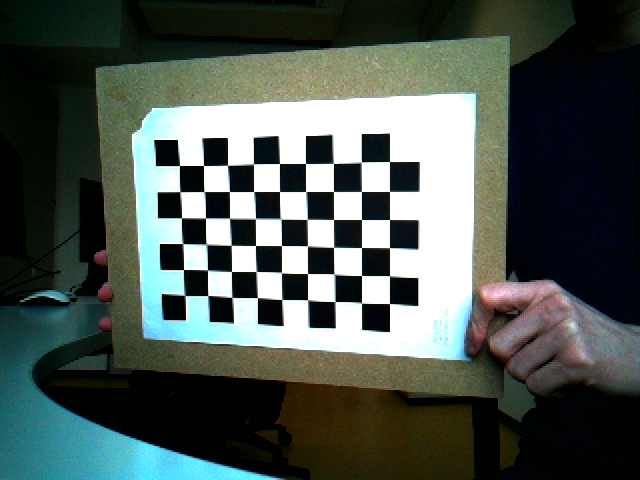
#> input picture calib/stereo_calib/pairs/left_01.png, 640 x 480 px; its folder holds only this picture in this run
$ python 4_lr-calibration.py
#> lines starting #> are read from the running program, lines starting #| are printed output that depends on the picture; after the words box and inside, x2 and y2 are one past the last pixel; in counts of white or black regions, pixels touching at a corner belong together
import cv2 as cv
import numpy as np
import glob

# Termination criteria
criteria = (cv.TERM_CRITERIA_EPS + cv.TERM_CRITERIA_MAX_ITER, 30, 0.001)
checkerboard_size = (6, 9)

# Prepare object points, like (0,0,0), (1,0,0), (2,0,0) ....,(6,5,0)
objp = np.zeros((checkerboard_size[0] * checkerboard_size[1], 3), np.float32)
objp[:, :2] = np.mgrid[0:checkerboard_size[0], 0:checkerboard_size[1]].T.reshape(-1, 2)

# Arrays to store object points and image points from all the images.
objpoints = []  # 3d point in real world space
imgpoints = []  # 2d points in image plane

images = glob.glob('./pairs/*.png')
for fname in images:
    if fname is None:
        print("No files to process.")
        break

    img = cv.imread(fname)
#> img is the input picture: shape (480, 640, 3); mean B, G, R 80.8, 86.5, 76.3
    gray = cv.cvtColor(img, cv.COLOR_BGR2GRAY)
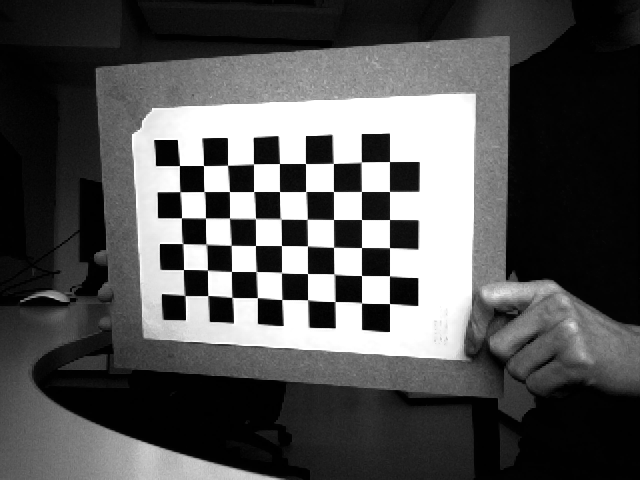
#> gray: shape (480, 640); min 0, max 255, mean 82.8

    # Find the chess board corners
    ret, corners = cv.findChessboardCorners(gray, checkerboard_size, None)
#> ret = True; corners = 54 rows, first 8: [185, 295.6], [183.5, 269.5], [182.9, 243.7], [181.5, 217.7], [179.9, 191.6], [179.5, 165.5], [207.7, 295.5], [207.4, 269.9]

    # If found, add object points, image points (after refining them)
    if ret:
        print("Corners found.")
        objpoints.append(objp)
        corners2 = cv.cornerSubPix(gray, corners, (11, 11), (-1, -1), criteria)
#> corners2 = 54 rows, first 8: [184.8, 295.5], [183.5, 269.5], [182.6, 243.6], [181.5, 217.7], [179.8, 191.7], [179.5, 165.5], [207.7, 295.5], [207.5, 270]
        imgpoints.append(corners)
        # Draw and display the corners
        cv.drawChessboardCorners(gray, checkerboard_size, corners2, ret)
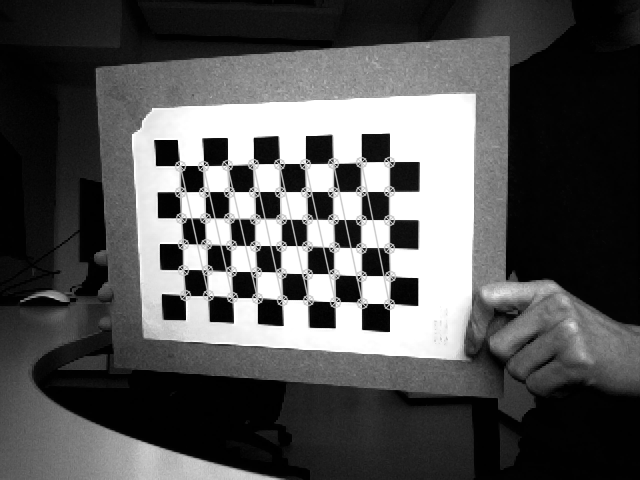
#> gray: shape (480, 640); 3.53% of pixels changed, all inside (x1, y1, x2, y2) = (174, 156, 397, 311)
        cv.imshow('img', gray)
        if cv.waitKey(9999999) == 110:
#> (key Esc is pressed here)
            continue
    else:
        print("No corners found.")
        cv.imshow("img",img)
        if cv.waitKey(999999) == 110:
            continue

cv.destroyAllWindows()

# Calibrate camera and print calibration matrix
# https://docs.opencv.org/4.5.3/d9/d0c/group__calib3d.html#ga3207604e4b1a1758aa66acb6ed5aa65d
ret, mtx, dist, rvecs, tvecs = cv.calibrateCamera(objpoints, imgpoints, gray.shape[::-1], None, None)
#> ret = 0.443; mtx = [[631, 0, 293.6], [0, 636.5, 234.9], [0, 0, 1]]; dist = [[0.775, -27.34, -0.00388, 0.00468, 285]]; rvecs = ([-0.113, 0.308, -1.56],); tvecs = ([-4.29, 2.33, 24.86],)

# Undistortion

img = cv.imread(images[0])
h, w = img.shape[:2]
#> h = 480; w = 640
newcameramtx, roi = cv.getOptimalNewCameraMatrix(mtx, dist, (w, h), 1, (w, h))
#> newcameramtx = [[2303.4, 0, 397.7], [0, 825.7, 246.5], [0, 0, 1]]; roi = (301, 231, 156, 30)

dst = cv.undistort(img, mtx, dist, None, newcameramtx)
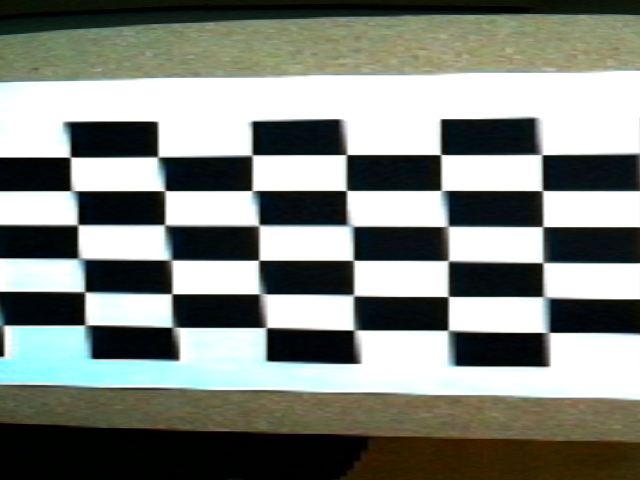
#> dst: shape (480, 640, 3); mean B, G, R 128.4, 135.4, 130.5

# Crop the image
x, y, w, h = roi
#> x = 301; y = 231; w = 156; h = 30
dst = dst[y:y + h, x:x + w]
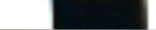
#> dst: shape (30, 156, 3); mean B, G, R 112.2, 110.6, 106

# Write camera parameters to files
np.savetxt("camera_matrix.txt", mtx)
np.savetxt("distance_params.txt", dist)

$ run again, on calib/stereo_calib/pairs/left_05.png
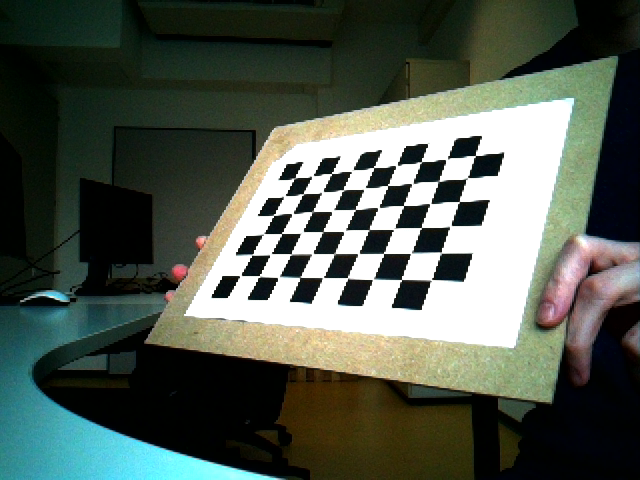
#> input picture calib/stereo_calib/pairs/left_05.png, 640 x 480 px
#> img is the input picture: shape (480, 640, 3); mean B, G, R 80.7, 90.9, 81.9
#> `ret, corners = cv.findChessboardCorners(gray, checkerboard_size, None)`: ret = True; corners = 54 rows, first 8: [240.8, 275.3], [252, 254.7], [264.3, 233.3], [273.5, 215.3], [285, 195.2], [295.2, 177.9], [259.2, 276.3], [269.9, 255.2]
#> corners2 = 54 rows, first 8: [240.1, 275.6], [251.9, 254.6], [264, 233.6], [272.3, 215.6], [285, 195.9], [291.7, 178.5], [259.1, 276.1], [271, 253.9]
#> `cv.drawChessboardCorners(gray, checkerboard_size, corners2, ret)`:
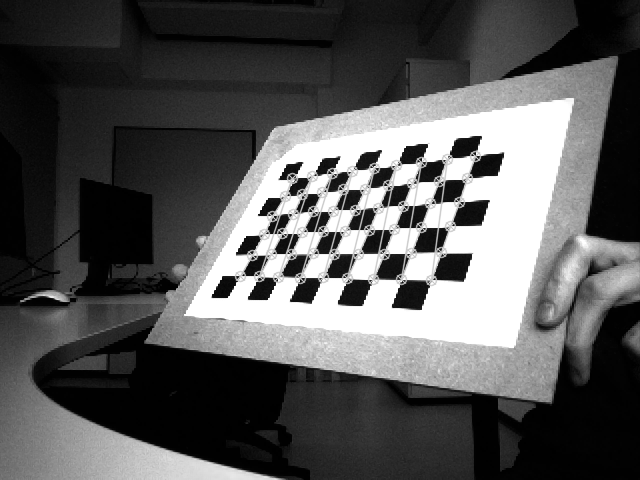
#> gray: shape (480, 640); min 0, max 255, mean 87.9
#> `ret, mtx, dist, rvecs, tvecs = cv.calibrateCamera(objpoints, imgpoints..`: ret = 0.609; mtx = [[603.1, 0, 353.9], [0, 495.3, 225.9], [0, 0, 1]]; dist = [[1.03, -31.95, 0.00855, -0.0364, 301.9]]; rvecs = ([-0.965, 0.156, -1.3],); tvecs = ([-3.87, 2.07, 21.18],)
#> newcameramtx = [[2859.4, 0, 160.9], [0, 1619.9, 293.4], [0, 0, 1]]; roi = (134, 276, 78, 31)
#> `x, y, w, h = roi`: x = 134; y = 276; w = 78; h = 31
#> `dst = dst[y:y + h, x:x + w]`:
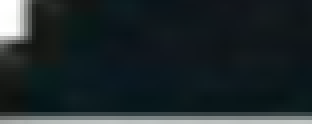
#> dst: shape (31, 78, 3) (shown 4 times larger); mean B, G, R 43, 40.3, 30.8

$ run again, on calib/stereo_calib/pairs/left_06.png
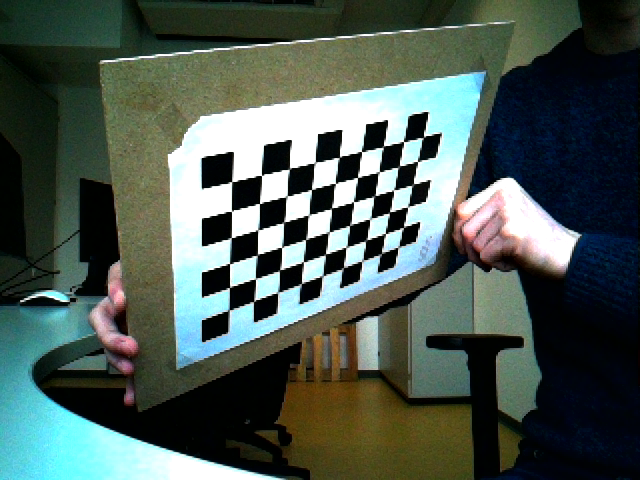
#> input picture calib/stereo_calib/pairs/left_06.png, 640 x 480 px
#> img is the input picture: shape (480, 640, 3); mean B, G, R 82.2, 89.5, 75.8
#> `ret, corners = cv.findChessboardCorners(gray, checkerboard_size, None)`: ret = True; corners = 54 rows, first 8: [229.1, 309.6], [229.5, 287.4], [229.5, 263.6], [231.4, 237.4], [231.4, 211.5], [231.7, 181.5], [253.4, 301.7], [255.5, 278.7]
#> corners2 = 54 rows, first 8: [228.9, 310.4], [229.5, 287.3], [229.5, 263.6], [231.3, 237.7], [231.5, 210.8], [231.7, 181.8], [253.6, 300.9], [255.5, 278.6]
#> `cv.drawChessboardCorners(gray, checkerboard_size, corners2, ret)`:
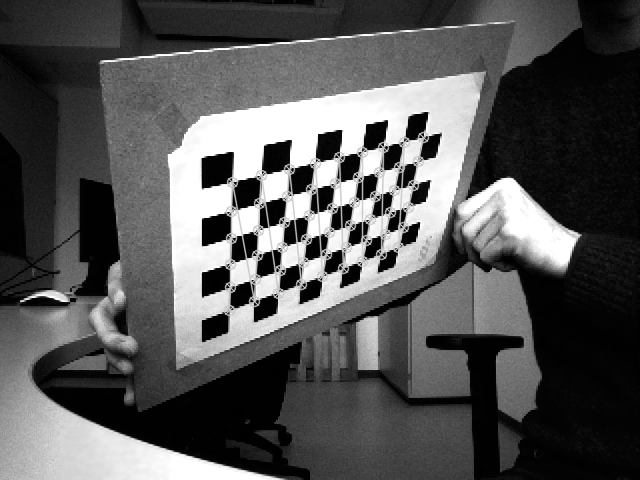
#> gray: shape (480, 640); min 0, max 255, mean 85.9
#> `ret, mtx, dist, rvecs, tvecs = cv.calibrateCamera(objpoints, imgpoints..`: ret = 0.301; mtx = [[616.1, 0, 330.2], [0, 592.6, 251.3], [0, 0, 1]]; dist = [[-0.446, 7.82, -0.0148, -0.0123, -27.52]]; rvecs = ([1.03, -0.066, -1.54],); tvecs = ([-3.38, 2.05, 20.44],)
#> newcameramtx = [[616.1, 0, 330.2], [0, 538.9, 256.9], [0, 0, 1]]; roi = (0, 36, 639, 428)
#> `x, y, w, h = roi`: x = 0; y = 36; w = 639; h = 428
#> `dst = dst[y:y + h, x:x + w]`:
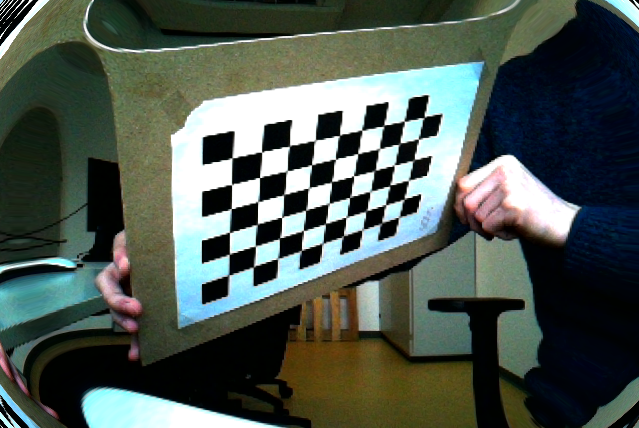
#> dst: shape (428, 639, 3); mean B, G, R 80.4, 88.2, 77.4

$ run again, on calib/stereo_calib/pairs/left_07.png
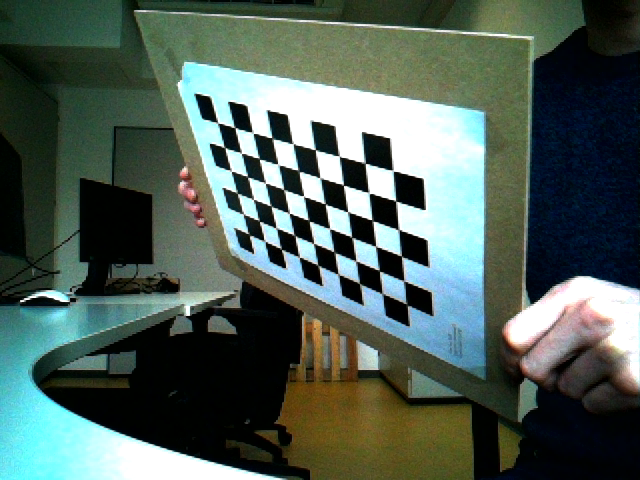
#> input picture calib/stereo_calib/pairs/left_07.png, 640 x 480 px
#> img is the input picture: shape (480, 640, 3); mean B, G, R 87.6, 95.9, 79.8
#> `ret, corners = cv.findChessboardCorners(gray, checkerboard_size, None)`: ret = True; corners = 54 rows, first 8: [249.7, 235.6], [243.6, 213.9], [237.5, 193.5], [231.5, 171.5], [224.9, 147.6], [217.8, 123], [265.5, 241.4], [259.5, 221.4]
#> corners2 = 54 rows, first 8: [244.9, 233.2], [254.1, 219.1], [232.4, 191.5], [231, 170.6], [224.2, 147.5], [217.6, 122.7], [263.8, 241.2], [258.1, 220.5]
#> `cv.drawChessboardCorners(gray, checkerboard_size, corners2, ret)`:
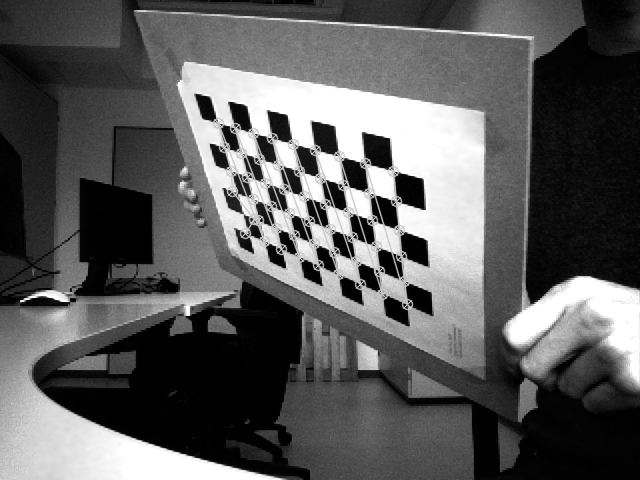
#> gray: shape (480, 640); min 0, max 255, mean 91.5
#> `ret, mtx, dist, rvecs, tvecs = cv.calibrateCamera(objpoints, imgpoints..`: ret = 1.88; mtx = [[579.1, 0, 314.1], [0, 617.1, 261], [0, 0, 1]]; dist = [[-0.907, 24.02, 0.00721, 0.0338, -170.1]]; rvecs = ([-0.026, 1.12, -1.34],); tvecs = ([-2.82, -1.08, 24.49],)
#> newcameramtx = [[579.1, 0, 314.1], [0, 617.1, 261], [0, 0, 1]]; roi = (0, 0, 639, 479)
#> `x, y, w, h = roi`: x = 0; w = 639; h = 479
#> `dst = dst[y:y + h, x:x + w]`:
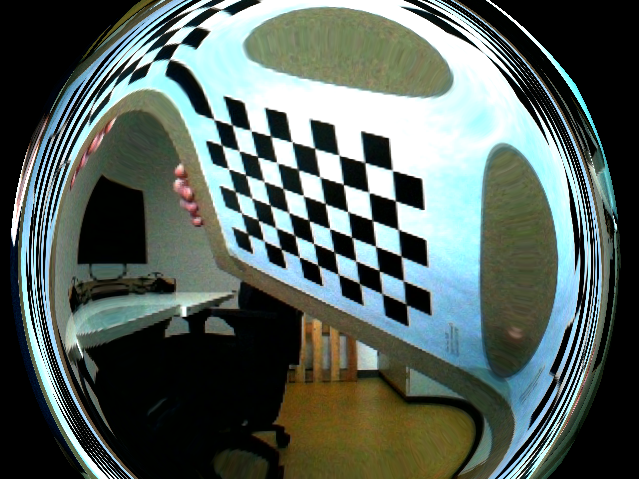
#> dst: shape (479, 639, 3); mean B, G, R 93, 99, 86.7

$ run again, on calib/stereo_calib/pairs/left_02.png
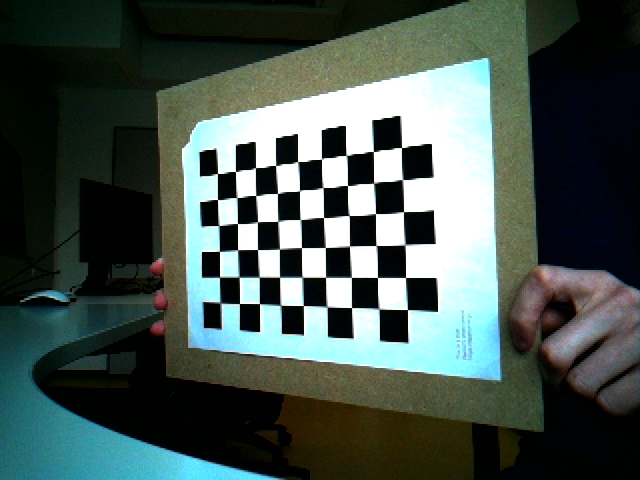
#> input picture calib/stereo_calib/pairs/left_02.png, 640 x 480 px
#> img is the input picture: shape (480, 640, 3); mean B, G, R 78.8, 84.5, 70.8
#> `ret, corners = cv.findChessboardCorners(gray, checkerboard_size, None)`: ret = True; corners = 54 rows, first 8: [220, 302.9], [219.6, 277.2], [219.4, 251.4], [218.9, 225.6], [217.5, 199.5], [217.5, 173.5], [239.5, 303.5], [239.2, 277.1]
#> corners2 = 54 rows, first 8: [220.3, 302.8], [219.5, 277.2], [219.5, 251.4], [218.7, 225.6], [217.5, 199.6], [217.5, 173.9], [239.5, 303.5], [239.1, 277.1]
#> `ret, mtx, dist, rvecs, tvecs = cv.calibrateCamera(objpoints, imgpoints..`: ret = 0.522; mtx = [[728.2, 0, 308.6], [0, 712.8, 221.7], [0, 0, 1]]; dist = [[-0.697, 37.81, -0.00575, 0.0454, -590.1]]; rvecs = ([-0.554, 0.498, -1.55],); tvecs = ([-3.34, 3.13, 26.97],)
#> newcameramtx = [[728.2, 0, 308.6], [0, 712.8, 221.7], [0, 0, 1]]; roi = (0, 0, 639, 479)
#> `x, y, w, h = roi`: x = 0; w = 639; h = 479
#> `dst = dst[y:y + h, x:x + w]`:
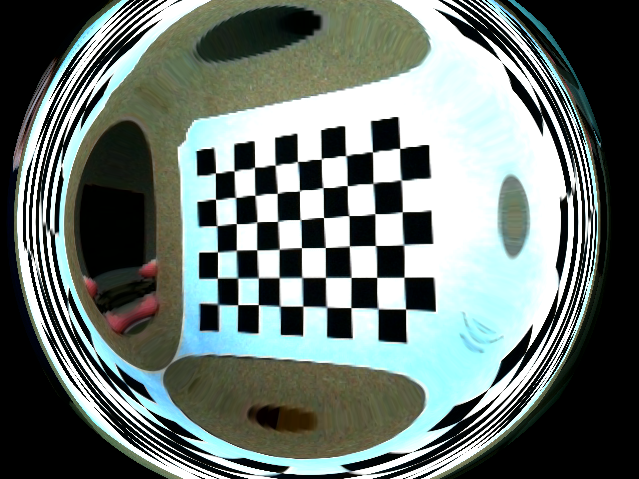
#> dst: shape (479, 639, 3); mean B, G, R 113.7, 118.8, 107.4
